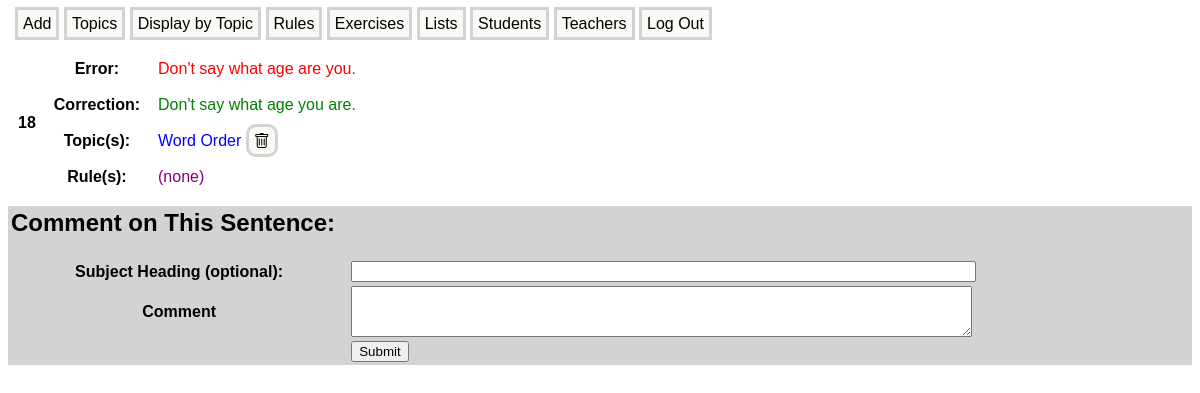
The app's page /error_comment/18 with its own data.
### models.py (models this page shows)
class Error(db.Model):
    id = db.Column(db.Integer, primary_key = True)
    incorrect_sentence = db.Column(db.String(300), index = True, unique = True, nullable = False)
    corrections = db.relationship('Correction', backref = 'error', lazy = 'joined', cascade = 'all, delete-orphan')
    teacher_id = db.Column(db.Integer, db.ForeignKey('teacher.id'))
    student_id = db.Column(db.Integer, db.ForeignKey('student.id'))
    error_topics = db.relationship('ErrorTopic', backref = 'error', lazy = 'joined', cascade = 'all, delete-orphan')
    error_rules = db.relationship('ErrorRule', backref = 'error', lazy = 'joined', cascade = 'all, delete-orphan')
    entered = db.Column(db.DateTime, default = datetime.now(timezone.utc), nullable=False)
    last_edited = db.Column(db.DateTime, default = datetime.now(timezone.utc), nullable=False)
    list_items = db.relationship('ListItem', backref = 'error', lazy = 'joined')
    cloze_sentences = db.relationship('ClozeSentence', backref = 'error', lazy = 'joined')
    comments = db.relationship('Comment', backref = 'error', lazy = 'joined', cascade = 'all, delete-orphan')

class Correction(db.Model):
    id = db.Column(db.Integer, primary_key = True)
    correct_sentence = db.Column(db.String(300), index = True, unique = False, nullable = False)
    error_id = db.Column(db.Integer, db.ForeignKey('error.id', ondelete = 'CASCADE'), nullable = False)

class ErrorTopic(db.Model):
    id = db.Column(db.Integer, primary_key = True)
    error_id = db.Column(db.Integer, db.ForeignKey('error.id', ondelete = 'CASCADE'), nullable = False)
    topic_id = db.Column(db.Integer, db.ForeignKey('topic.id', ondelete = 'CASCADE'), nullable = False)

class Topic(db.Model):
    id = db.Column(db.Integer, primary_key = True)
    topic_name = db.Column(db.String(200), index = True, unique = True, nullable = False)
    topic_errors = db.relationship('ErrorTopic', backref = "topic", lazy = 'joined', cascade = 'all, delete-orphan')
    topic_rules = db.relationship('RuleTopic', backref = 'topic', lazy = 'joined', cascade = 'all, delete-orphan')

### app.py (the view, shortened to what this page needs)
@app.route('/error_comment/<int:error_id>', methods=['GET', 'POST'])
def error_comment(error_id):
    error = Error.query.filter_by(id=error_id).first()
    error_comment_form = AddCommentForm()
    return render_template('error_comment.html', error=error, error_comment_form=error_comment_form)

### forms.py
class AddCommentForm(FlaskForm):
    subject_heading = StringField('Subject Heading (optional):')
    message = TextAreaField('Comment', validators=[DataRequired()])
    submit = SubmitField('Submit')

### templates/error_comment.html (shortened to what this page needs)
{% extends "base.html" %}
{% block content %}
<table class="error-display-table">
    <tr>
        <th rowspan="4">{{ error.id }}  </th>
        <th>Error:</th>
        <td class="incorrect-sentence">{{ error.incorrect_sentence }}</td>
    </tr>
    <tr>
        <th>Correction:</th>
        <td class="correct-sentence">
            {% for correction in error.corrections %}
                {{ correction.correct_sentence }}<br>
            {% endfor %}
        </td>
    </tr>
    <tr>
        <th>Topic(s): </th>
        <td class="topic-name">
            {% if error.error_topics %}
                {% for error_topic in error.error_topics %}
                    {{ error_topic.topic.topic_name }}
                    <a class="manage-link trash-icon" onclick="return confirmTopicRemoval();" style="margin-right: 5px;"
                       href="{{ url_for('remove_error_topic', error_id=error.id, error_topic_id=error_topic.id) }}"
                       title="Remove"></a>
                {% endfor %}
            {% else %}
                (none)
            {% endif %}
        </td>
    </tr>
    <tr>
        <th>Rule(s): </th>
        <td class="rule-name">
            {% if error.error_rules %}
                {% for error_rule in error.error_rules %}
                    {{ error_rule.rule.rule_name }}
                    <a class="manage-link" href="{{ url_for('edit_rule', rule_id=error_rule.rule.id) }}"
                       target="blank" style="margin-right:5px;">
                        Edit
                    </a>
                    <a class="manage-link" onclick="return confirmRuleRemoval();" style="margin-right:5px;"
                       href="{{ url_for('remove_error_rule', error_id=error.id, error_rule_id=error_rule.id) }}">
                        Remove
                    </a>
                {% endfor %}
            {% else %}
                (none)
            {% endif %}
        </td>
    </tr>
</table>
<table class="form-table">
    <tr>
        <td colspan="2"><h2>Comment on This Sentence:</h2></td>
    </tr>
    <form method="POST" action="{{ url_for('error_comment', error_id=error.id) }}"
                        style="background-color:lightgray">
            <tr>
                <th>{{ error_comment_form.subject_heading.label }}</th>
                <td colspan="3">{{ error_comment_form.subject_heading(size=75) }}</td>
            </tr>
            <tr>
                <th>{{ error_comment_form.message.label }}</th>
                <td colspan="3">{{ error_comment_form.message(rows=3, cols=75) }}</td>
            </tr>
            <tr>
                <td></td>
                <td>{{ error_comment_form.submit() }}</td>
            </tr>
    </form>
</table>
{% endblock %}

### static/styles.css (style rules this page uses)
body { font-family: sans-serif; }
.manage-link { font-size: 16px; text-decoration: none; color: black; background-color: #FAF9F6; border: solid lightgray; border-radius: 10px; padding: 5px; margin-right: 5px; }
.form-table { background-color: lightgray; width: 100%; }
.trash-icon::before { font-family: "bootstrap-icons"; content: "\f5de"; display: inline-block; vertical-align: middle; }
.incorrect-sentence { color: red; }
.correct-sentence { color: green; }
.topic-name { color: blue; }
.rule-name { color: purple; }

### records on screen
Error: id "18", incorrect_sentence "Don't say what age are you."
Correction: correct_sentence "Don't say what age you are."
ErrorTopic: topic.topic_name "Word Order"

### other values on screen
{{ error_comment_form.subject_heading.label }} "Subject Heading (optional):"
{{ error_comment_form.message.label }} "Comment"
